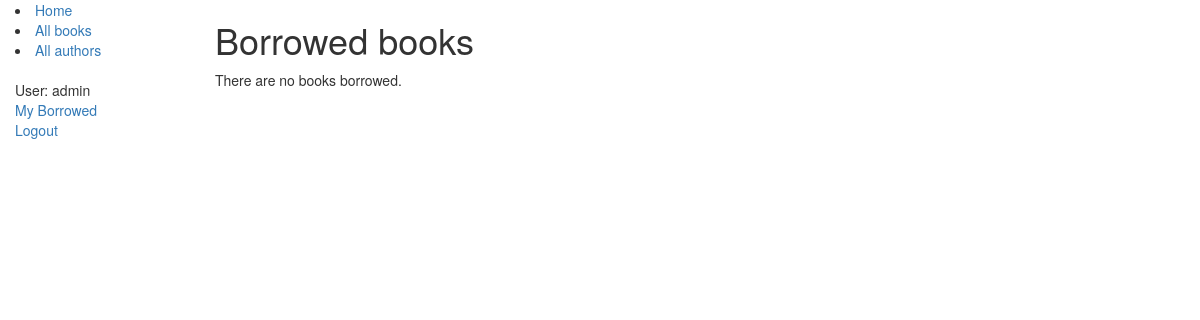
Page /catalog/mybooks/ (signed in) on the earlier database version.
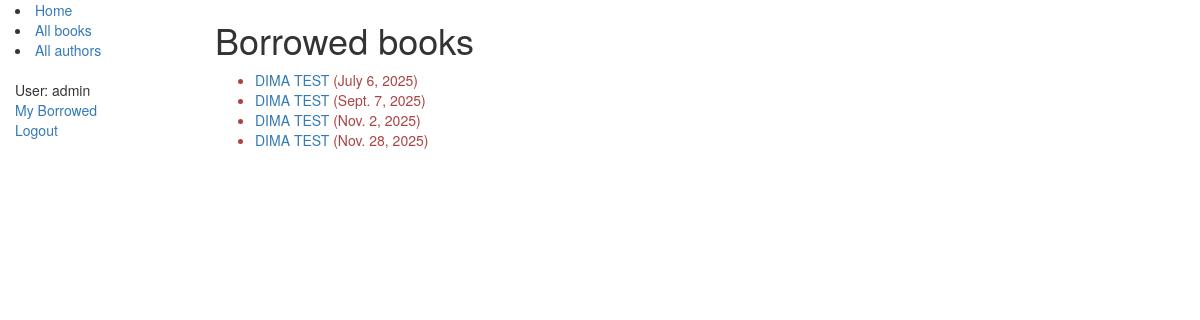
Same page on the later database version.
### catalog/models.py (models this page shows, shortened)
class BookInstance(models.Model):
    id = models.UUIDField(primary_key=True, default=uuid.uuid4, help_text="Unique ID for this particular book across whole library")
    book = models.ForeignKey('Book', on_delete=models.SET_NULL, null=True)
    imprint = models.CharField(max_length=200)
    due_back = models.DateField(null=True, blank=True)
    borrower = models.ForeignKey(User, on_delete=models.SET_NULL, null=True, blank=True)
    @property
    def is_overdue(self):
        if self.due_back and date.today() > self.due_back:
            return True
        return False
    LOAN_STATUS = (
        ('m', 'Maintenance'),
        ('o', 'On loan'),
        ('a', 'Available'),
        ('r', 'Reserved'),
    )
    status = models.CharField(max_length=1, choices=LOAN_STATUS, blank=True, default='m', help_text='Book availability')
    class Meta:
        ordering = ["due_back"]
        permissions = (("can_mark_returned", "Set book as returned"),)

class Book(models.Model):
    title = models.CharField(max_length=200)
    author = models.ForeignKey('Author', on_delete=models.SET_NULL, null=True,)
    summary = models.TextField(max_length=1000, help_text="Enter a brief description of the book")
    isbn = models.CharField('ISBN',max_length=13, help_text='13 Character <a href="https://www.isbn-international.org/content/what-isbn">ISBN number</a>')
    genre = models.ManyToManyField(Genre, help_text="Select a genre for this book")
    def display_genre(self):
        """
        Creates a string for the Genre. This is required to display genre in Admin.
        """
        return ', '.join([genre.name for genre in self.genre.all()[:3]])
    display_genre.short_description = 'Genre'
    display_genre.short_description = 'Genre'

### catalog/views.py (the view)
class LoanedBooksByUserListView(LoginRequiredMixin,generic.ListView):
    model = BookInstance
    template_name ='catalog/bookinstance_list_borrowed_user.html'
    paginate_by = 10
    def get_queryset(self):
        return BookInstance.objects.filter(borrower=self.request.user).filter(status__exact='o').order_by('due_back')

### catalog/templates/catalog/bookinstance_list_borrowed_user.html
{% extends "base_generic.html" %}
{% block content %}
    <h1>Borrowed books</h1>
    {% if bookinstance_list %}
    <ul>
      {% for bookinst in bookinstance_list %}
      <li class="{% if bookinst.is_overdue %}text-danger{% endif %}">
        <a href="{% url 'book-detail' bookinst.book.pk %}">{{bookinst.book.title}}</a> ({{ bookinst.due_back }})
      </li>
      {% endfor %}
    </ul>
    {% else %}
      <p>There are no books borrowed.</p>
    {% endif %}
{% endblock %}

### catalog/templates/base_generic.html (shortened to what this page needs)
<!doctype html>
<html lang="ru">
  <head>
    <link
      rel="stylesheet"
      href="https://maxcdn.bootstrapcdn.com/bootstrap/3.3.7/css/bootstrap.min.css" />
    {% load static %}
    <link rel="stylesheet" href="{% static 'css/styles.css' %}" />
  </head>
  <body>
    <div class="container-fluid">
      <div class="row">
        <div class="col-sm-2">
          {% block sidebar %}
          <li><a href="{% url 'index' %}">Home</a></li>
          <li><a href="{% url 'books' %}">All books</a></li>
          <li><a href="{% url 'authors' %}">All authors</a></li>
                 <ul class="sidebar-nav">
                   {% if user.is_authenticated %}
                   <li>User: {{ user.get_username }}</li>
                   <li><a href="{% url 'my-borrowed' %}">My Borrowed</a></li>
                   <li><a href="{% url 'logout'%}?next={{request.path}}">Logout</a></li>
                   {% else %}
                   <li><a href="{% url 'login'%}?next={{request.path}}">Login</a></li>
                   {% endif %}
                 </ul>
          {% endblock %}
        </div>
          <div class="col-sm-10 ">
          {% block content %}{% endblock %}</div>
      </div>
    </div>
  </body>
</html>

### catalog/static/css/styles.css (style rules this page uses)
.sidebar-nav { margin-top: 20px; padding: 0; list-style: none; }

Differences in the rows shown:
added BookInstance: book "DIMA TEST", due_back "July 6, 2025"
added BookInstance: book "DIMA TEST", due_back "Sept. 7, 2025"
added BookInstance: book "DIMA TEST", due_back "Nov. 2, 2025"
added BookInstance: book "DIMA TEST", due_back "Nov. 28, 2025"
Other differences:
text no longer shown: "There are no books borrowed."
